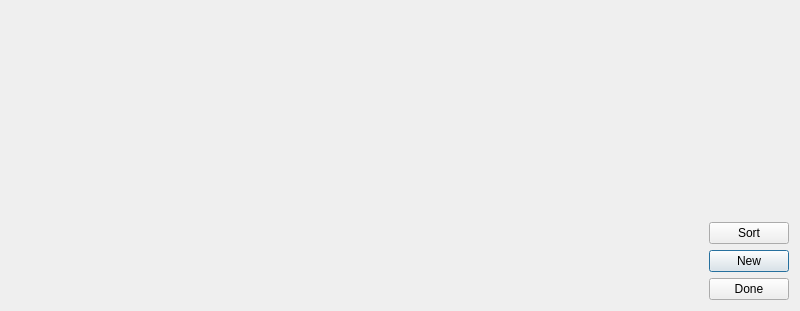
<?xml version="1.0" encoding="UTF-8"?>
<ui version="4.0">
 <class>QTagSelectorDialogClass</class>
 <widget class="QDialog" name="QTagSelectorDialogClass">
  <property name="geometry">
   <rect>
    <x>0</x>
    <y>0</y>
    <width>800</width>
    <height>311</height>
   </rect>
  </property>
  <property name="windowTitle">
   <string/>
  </property>
  <layout class="QGridLayout" name="gridLayout">
   <item row="0" column="1" rowspan="2">
    <spacer name="verticalSpacer">
     <property name="orientation">
      <enum>Qt::Vertical</enum>
     </property>
     <property name="sizeHint" stdset="0">
      <size>
       <width>20</width>
       <height>40</height>
      </size>
     </property>
    </spacer>
   </item>
   <item row="0" column="0" rowspan="5">
    <widget class="QScrollArea" name="saTagArea">
     <property name="frameShape">
      <enum>QFrame::NoFrame</enum>
     </property>
     <property name="horizontalScrollBarPolicy">
      <enum>Qt::ScrollBarAlwaysOff</enum>
     </property>
     <property name="widgetResizable">
      <bool>true</bool>
     </property>
     <widget class="QWidget" name="scrollAreaWidgetContents">
      <property name="geometry">
       <rect>
        <x>0</x>
        <y>0</y>
        <width>699</width>
        <height>293</height>
       </rect>
      </property>
     </widget>
    </widget>
   </item>
   <item row="3" column="1">
    <widget class="QPushButton" name="pbNewTag">
     <property name="text">
      <string>New</string>
     </property>
    </widget>
   </item>
   <item row="4" column="1">
    <widget class="QPushButton" name="pbDone">
     <property name="text">
      <string>Done</string>
     </property>
    </widget>
   </item>
   <item row="2" column="1">
    <widget class="QPushButton" name="pbSortName">
     <property name="text">
      <string>Sort</string>
     </property>
    </widget>
   </item>
  </layout>
 </widget>
 <layoutdefault spacing="6" margin="11"/>
 <resources/>
 <connections/>
</ui>
